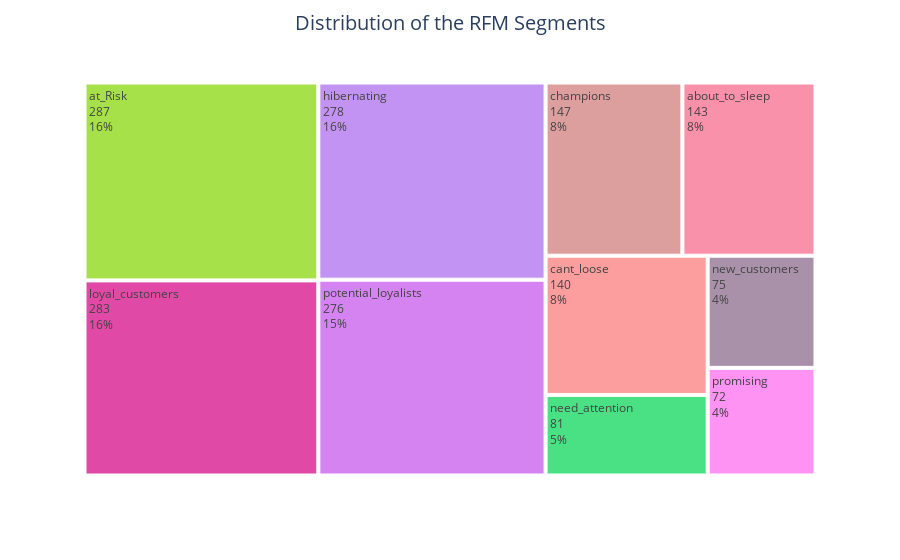

Here is the notebook cell this chart was saved with:
### Code cell
x=df.segment.value_counts()
fig=px.treemap(x,path=[x.index],values=x,color=x.index,color_discrete_map={x.index[i]:palette[i%len(palette)]for i in range(len(x.index))})
fig.update_layout(title_text='Distribution of the RFM Segments',title_x=0.5,title_font=dict(size=20))
fig.update_traces(textinfo="label+value+percent root")
fig.show()

### Figure 1 — Plotly figure (JSON) as saved in the notebook; plotly's stock layout.template omitted (floating-point values rounded to 4 significant figures)
{"data": [{"branchvalues": "total", "customdata": [["loyal_customers"], ["about_to_sleep"], ["need_attention"], ["hibernating"], ["cant_loose"], ["at_Risk"], ["new_customers"], ["potential_loyalists"], ["champions"], ["promising"]], "domain": {"x": [0, 1], "y": [0, 1]}, "hovertemplate": "labels=%{label}<br>value=%{value}<br>parent=%{parent}<br>id=%{id}<br>segment=%{customdata[0]}<extra></extra>", "ids": ["loyal_customers", "about_to_sleep", "need_attention", "hibernating", "cant_loose", "at_Risk", "new_customers", "potential_loyalists", "champions", "promising"], "labels": ["loyal_customers", "about_to_sleep", "need_attention", "hibernating", "cant_loose", "at_Risk", "new_customers", "potential_loyalists", "champions", "promising"], "marker": {"colors": ["#e149a7", "#fa91aa", "#49e183", "#c393f4", "#fc9e9e", "#a7e149", "#aa91aa", "#d683f2", "#dd9e9e", "#ff93f4"]}, "name": "", "parents": ["", "", "", "", "", "", "", "", "", ""], "textinfo": "label+value+percent root", "type": "treemap", "values": [283, 143, 81, 278, 140, 287, 75, 276, 147, 72]}], "layout": {"legend": {"tracegroupgap": 0}, "margin": {"t": 60}, "title": {"font": {"size": 20}, "text": "Distribution of the RFM Segments", "x": 0.5}}}
